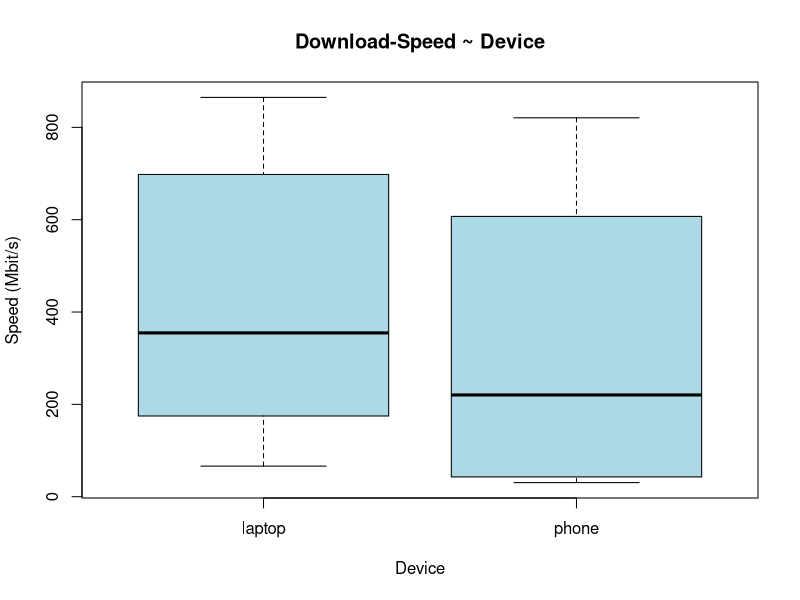
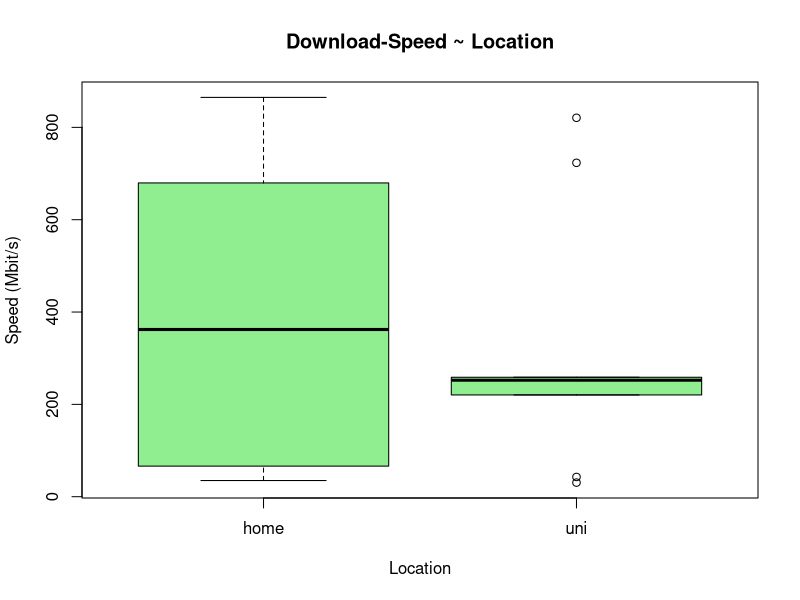
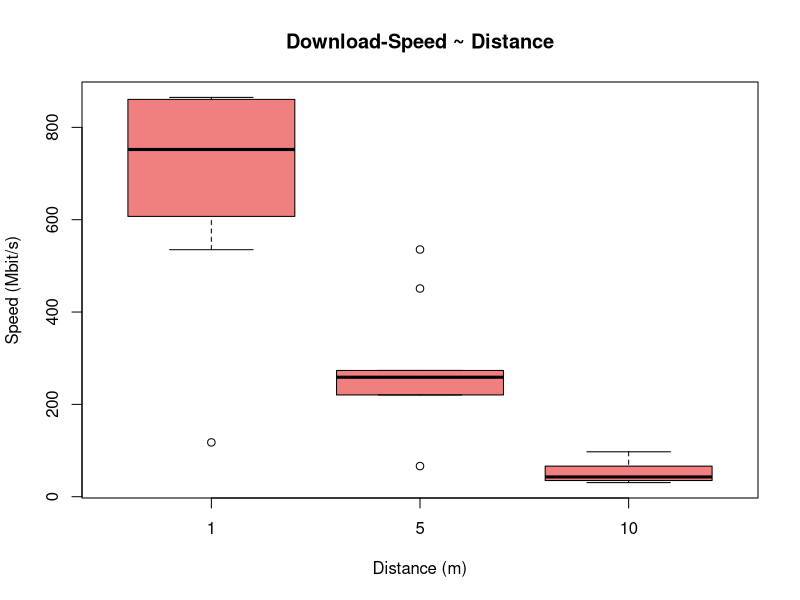
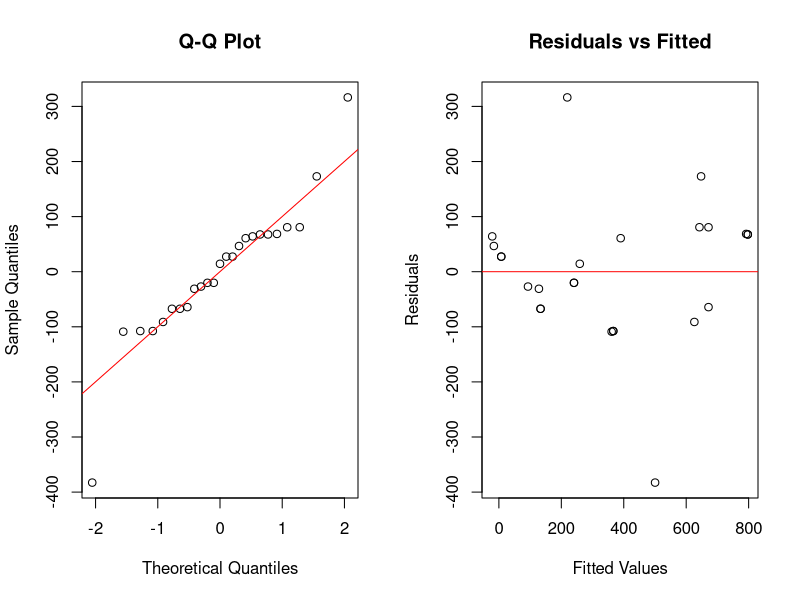

These figures' R source, in order: (Note: this script raises an error after producing the figures.)
## ---- chunk 1
library(lme4)
library(effects)
library(car)

df <- read.csv("d2_doe_data.csv")

df$person <- as.factor(df$person)
df$device <- as.factor(df$device)
df$location <- as.factor(df$location)
df$approx_distance_router_meters <- as.factor(df$approx_distance_router_meters)
df$time <- as.factor(df$time)

head(df)
## ---- chunk 2
boxplot(download_speed_mbit_result ~ device, data = df,
        main = "Download-Speed ~ Device",
        xlab = "Device", ylab = "Speed (Mbit/s)", col="lightblue")

boxplot(download_speed_mbit_result ~ location, data = df,
        main = "Download-Speed ~ Location",
        xlab = "Location", ylab = "Speed (Mbit/s)", col="lightgreen")

boxplot(download_speed_mbit_result ~ approx_distance_router_meters, data = df,
        main = "Download-Speed ~ Distance",
        xlab = "Distance (m)", ylab = "Speed (Mbit/s)", col="lightcoral")

## ---- chunk 3
model_initial <- lmer(
  download_speed_mbit_result ~ device + location + approx_distance_router_meters +
    (1 | person) + (1 | time),
  data = df
)

summary(model_initial)

Anova(model_initial)
## ---- chunk 4
model <- lmer(
  download_speed_mbit_result ~ device + location + approx_distance_router_meters +
    (1 | person),
  data = df
)

summary(model)

Anova(model)
## ---- chunk 5
res <- residuals(model)
fitted_vals <- fitted(model)

par(mfrow = c(1, 2))

qqnorm(res, main = "Q-Q Plot")
qqline(res, col = "red")

plot(fitted_vals, res,
     main = "Residuals vs Fitted",
     xlab = "Fitted Values",
     ylab = "Residuals")
abline(h = 0, col = "red")

par(mfrow = c(1, 1))

shapiro.test(res)
## ---- chunk 6
plot(allEffects(model), main = "Main Effects Plot", grid = TRUE)

## ---- chunk 7
model_interaction <- lmer(
  download_speed_mbit_result ~ device * approx_distance_router_meters + location +
    (1 | person),
  data = df
)
anova(model, model_interaction)
